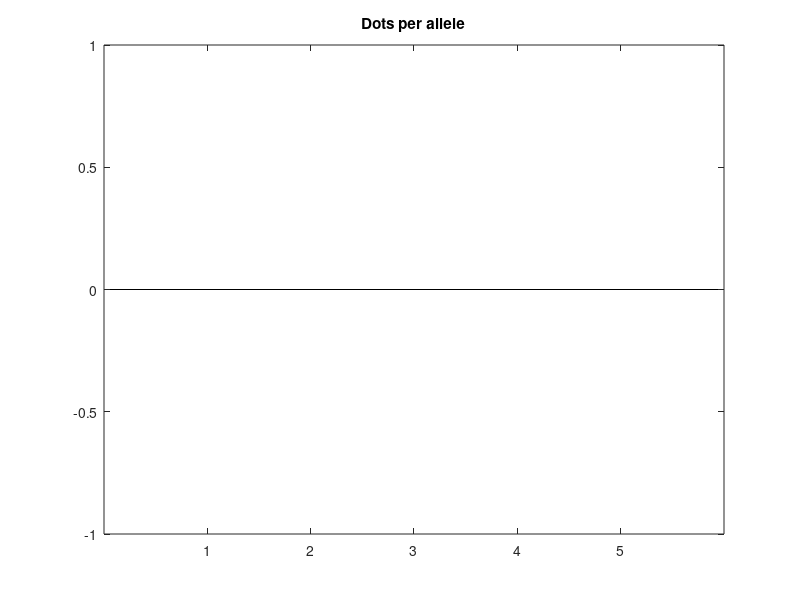
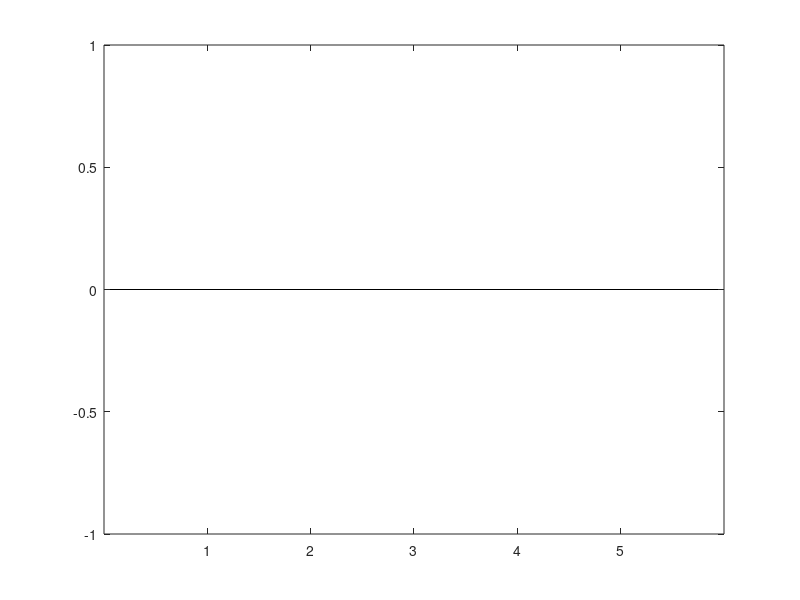

Source code (MATLAB) for these figures, in order: (Note: this script raises an error after producing the figures.)
% This script is for iMB31--iMB36
% based on the scripts for iJC202 -- iJC207
% now under common/csvScripts (DRY!)
%
% To be run in the folder with all csv files

folder = pwd();

nChan = zeros(5,1);

%% Read data from csv and calculate pairwise distances
if ~exist('files', 'var')
    files = dir([folder '/*.csv']);
end

% Histogram for number of alleles with kk dots
nAlleles = zeros(5,1);

for ff = 1:numel(files)
    fprintf('Loading %s\n', files(ff).name);
    
    if files(ff).name(2) == 'J'
        % if iJC204 ...
        channels = {'a594', 'tmr', 'gfp', 'cy5', 'cy7'};
    end
    
    if files(ff).name(2) == 'M'
        channels = {'a594','tmr', 'a488', 'cy5', 'cy7'};
    end
    
    t = readtable(files(ff).name);
    t = table2cell(t);
        
    startPos = 1;
    P = getAllele(t, startPos);    
    
    while numel(P)>0
        
        if size(P,1)>5
            disp('Too many dots in this file');
        else
            % Here is where valid alleles go
            nAlleles(size(P,1)) = nAlleles(size(P,1))+1;
            for kk = 1:size(P,1)
                chan = find(strcmp(P(kk,4), channels));
                nChan(chan) = nChan(chan)+1;
            end
            
        end
        startPos = startPos+size(P,1);
        P = getAllele(t, startPos);
    end    
end


%% Basic information about the data
fprintf('\n');
fprintf('Summary for %s\n', folder)
fprintf('%d alleles\n', sum(nAlleles));
fprintf('%d dots\n', sum(nAlleles.*(1:numel(nAlleles))'));
fprintf('%d pairs\n', sum(nAlleles.*[0, 1, 3, 6, 10]'));



figure,
bar(nAlleles)
title('Dots per allele')

figure,
b = bar(nChan);
set(gca, 'XTickLabel', channels)
title('Dots per channel')


